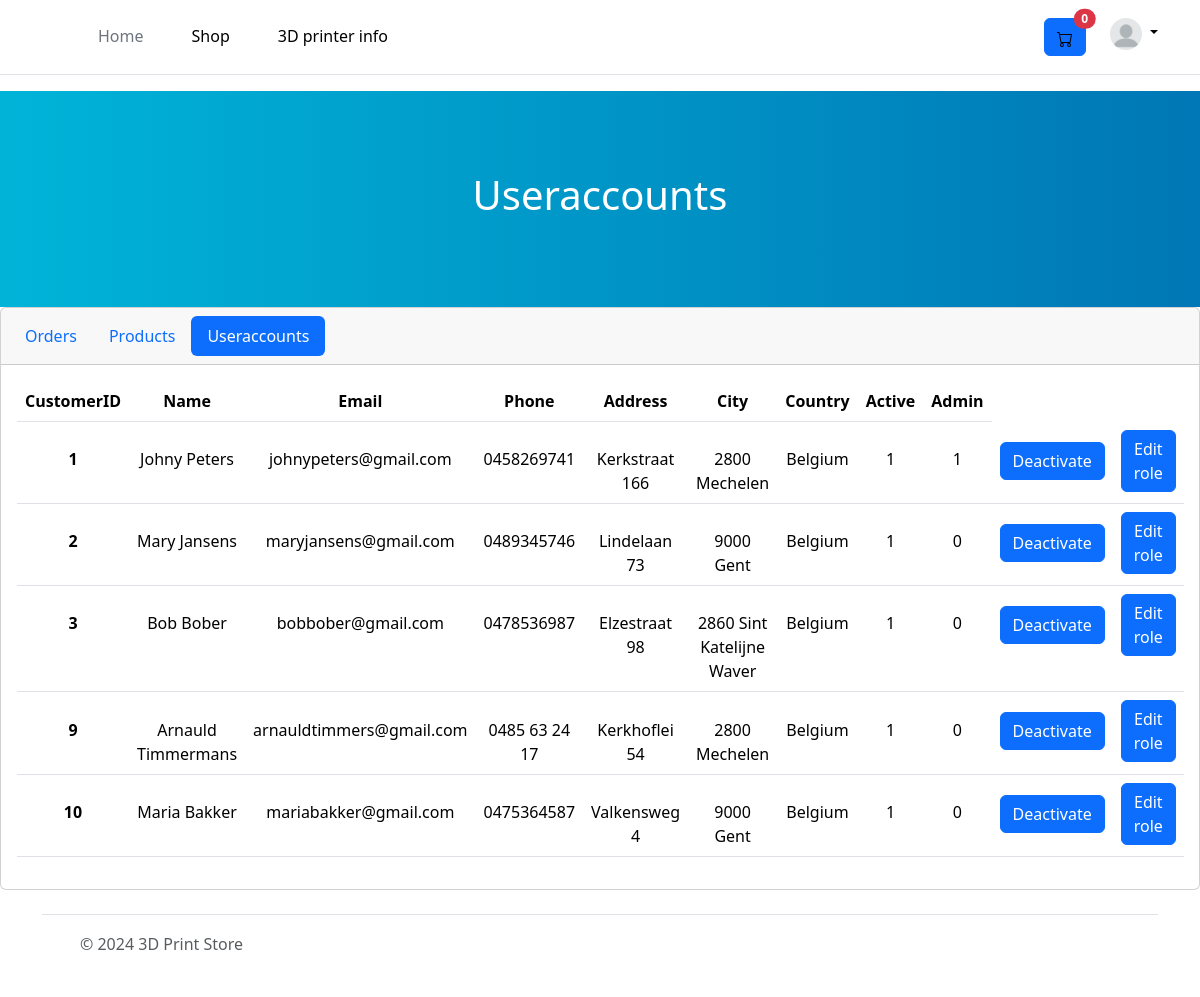
The app's page /PHP/useraccounts.php with its own data.
### tables this page shows
CREATE TABLE `customer` (
  `customerID` int(10) UNSIGNED NOT NULL,
  `firstName` varchar(100) NOT NULL,
  `lastName` varchar(100) NOT NULL,
  `admin` tinyint(1) NOT NULL,
  `active` tinyint(1) NOT NULL,
  `email` varchar(100) NOT NULL,
  `password` varchar(1000) NOT NULL,
  `phoneNbr` varchar(20) DEFAULT NULL,
  `birthdate` date NOT NULL,
  `street` varchar(255) NOT NULL,
  `houseNbr` int(255) NOT NULL,
  `postalcode` varchar(15) NOT NULL,
  `city` varchar(255) NOT NULL,
  `country` varchar(255) NOT NULL,
  `profile_picture` varchar(1000) DEFAULT NULL
);

### PHP/useraccounts.php (the view, shortened to what this page needs)
<?php
require_once 'database.php';
?>
<!DOCTYPE html>
<html lang="en">
<head>
    <link href="../CSS/reset.css" rel="stylesheet" />
    <link href="https://cdn.jsdelivr.net/npm/bootstrap@5.3.3/dist/css/bootstrap.min.css" rel="stylesheet"
>
    <link href="../CSS/home.css" rel="stylesheet" />
    <link href="../CSS/shoppingcart.css" rel="stylesheet" />
</head>
<body>
    <?php require_once 'header.php';?>
    <div class="hero-header">
        <h1>Useraccounts</h1>
    </div>
    <div class="card text-center">
        <div class="card-header">
            <ul class="nav nav-pills card-header-pills">
                <li class="nav-item">
                    <a class="nav-link" href="../PHP/orders.php">Orders</a>
                </li>
                <li class="nav-item">
                    <a class="nav-link" href="../PHP/products.php">Products</a>
                </li>
                <li class="nav-item">
                    <a class="nav-link active" href="../PHP/useraccounts.php">Useraccounts</a>
                </li>
            </ul>
        </div>
        <div class="card-body">
            <table class="table table-hover">
                <thead>
                    <tr>
                        <th scope="col">CustomerID</th>
                        <th scope="col">Name</th>
                        <th scope="col">Email</th>
                        <th scope="col">Phone</th>
                        <th scope="col">Address</th>
                        <th scope="col">City</th>
                        <th scope="col">Country</th>
                        <th scope="col">Active</th>
                        <th scope="col">Admin</th>
                    </tr>
                </thead>
                <tbody>
                    <?php
                    $sql = "SELECT customerID, firstName, lastName, email, phoneNbr, street, houseNbr, postalcode, city, country, active, admin FROM customer";
                    $result = mysqli_query($link, $sql) or trigger_error("Failed to pull customer data from database", E_ERROR);
                    while ($row = mysqli_fetch_array($result)) {
                        $userdata = [];
                        $userdata["customerID"] = $row["customerID"];
                        $userdata["firstName"] = $row["firstName"];
                        $userdata["lastName"] = $row["lastName"];
                        $userdata["email"] = $row["email"];
                        $userdata["phoneNbr"] = $row["phoneNbr"];
                        $userdata["street"] = $row["street"];
                        $userdata["houseNbr"] = $row["houseNbr"];
                        $userdata["postalcode"] = $row["postalcode"];
                        $userdata["city"] = $row["city"];
                        $userdata["country"] = $row["country"];
                        $userdata["active"] = $row["active"];
                        $userdata["admin"] = $row["admin"];
                    ?>
                        <tr>
                            <th scope="row"><?php echo htmlspecialchars($userdata["customerID"]); ?></th>
                            <td><?php echo htmlspecialchars($userdata['firstName']), ' ', htmlspecialchars($userdata['lastName']); ?></td>
                            <td><?php echo htmlspecialchars($userdata["email"]); ?></td>
                            <td><?php echo htmlspecialchars($userdata["phoneNbr"]); ?></td>
                            <td><?php echo htmlspecialchars($userdata['street']), ' ', htmlspecialchars($userdata['houseNbr']) ?></td>
                            <td><?php echo htmlspecialchars($userdata['postalcode']), ' ', htmlspecialchars($userdata['city']) ?></td>
                            <td><?php echo htmlspecialchars($userdata['country']) ?></td>
                            <td><?php echo htmlspecialchars($userdata['active']) ?></td>
                            <td><?php echo htmlspecialchars($userdata['admin']) ?></td>
                            <td>
                                <form action="../PHP/activationUsers.php" method="POST" onsubmit=""><button type="submit" class="btn btn-primary" onclick=""><?php echo $userdata['active'] == 1 ? "Deactivate" : "Activate"; ?></button></form>
                            </td>
                            <td>
                                <form action="../PHP/changerole.php" method="POST" onsubmit=""><button type="submit" class="btn btn-primary">Edit role</button></form>
                            </td>
                        </tr>
                    <?php
                    }
                    ?>
                </tbody>
            </table>
        </div>
    </div>
    <?php require_once 'footer.php'?>
</body>
</html>

### CSS/home.css (style rules this page uses)
.hero-header { background: linear-gradient(to right, #00b4d8, #0077b6); color: white; padding: 80px 15px; text-align: center; }

### records on screen
customer: customerID "1", firstName "Johny", lastName "Peters", email "johnypeters@gmail.com", phoneNbr "0458269741", street "Kerkstraat", houseNbr "166", postalcode "2800", city "Mechelen", country "Belgium", active "1", admin "1", shows "Deactivate"
customer: customerID "2", firstName "Mary", lastName "Jansens", email "maryjansens@gmail.com", phoneNbr "0489345746", street "Lindelaan", houseNbr "73", postalcode "9000", city "Gent", country "Belgium", active "1", admin "0", shows "Deactivate"
customer: customerID "3", firstName "Bob", lastName "Bober", email "bobbober@gmail.com", phoneNbr "0478536987", street "Elzestraat", houseNbr "98", postalcode "2860", city "Sint Katelijne Waver", country "Belgium", active "1", admin "0", shows "Deactivate"
customer: customerID "9", firstName "Arnauld", lastName "Timmermans", email "arnauldtimmers@gmail.com", phoneNbr "0485 63 24 17", street "Kerkhoflei", houseNbr "54", postalcode "2800", city "Mechelen", country "Belgium", active "1", admin "0", shows "Deactivate"
customer: customerID "10", firstName "Maria", lastName "Bakker", email "mariabakker@gmail.com", phoneNbr "0475364587", street "Valkensweg", houseNbr "4", postalcode "9000", city "Gent", country "Belgium", active "1", admin "0", shows "Deactivate"

### other values on screen
$itemCount "0"
